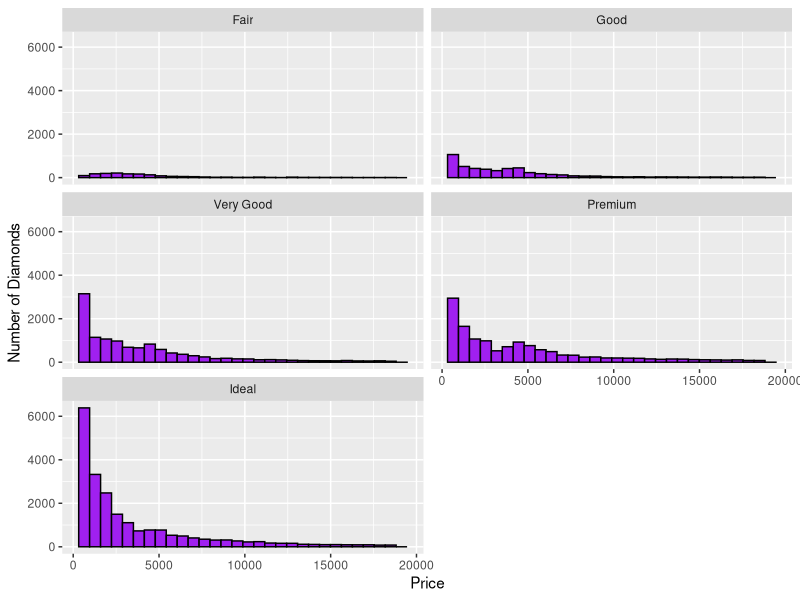
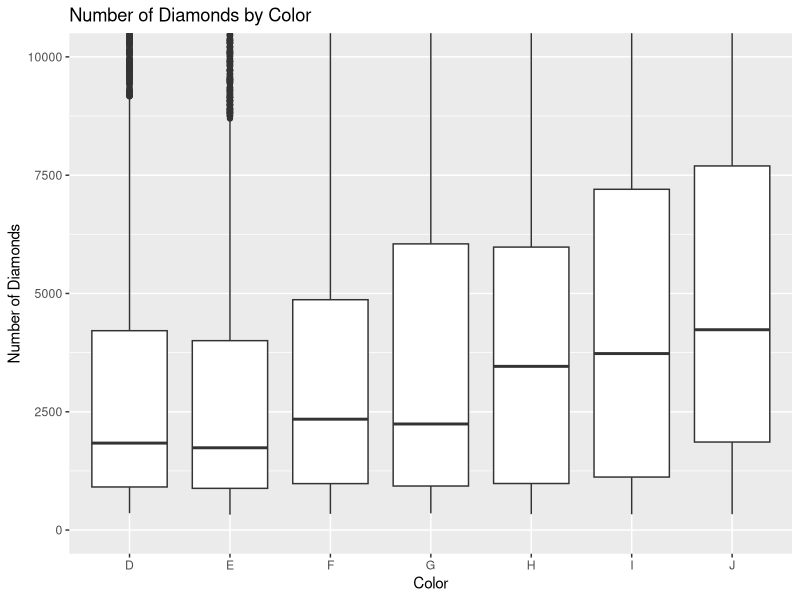
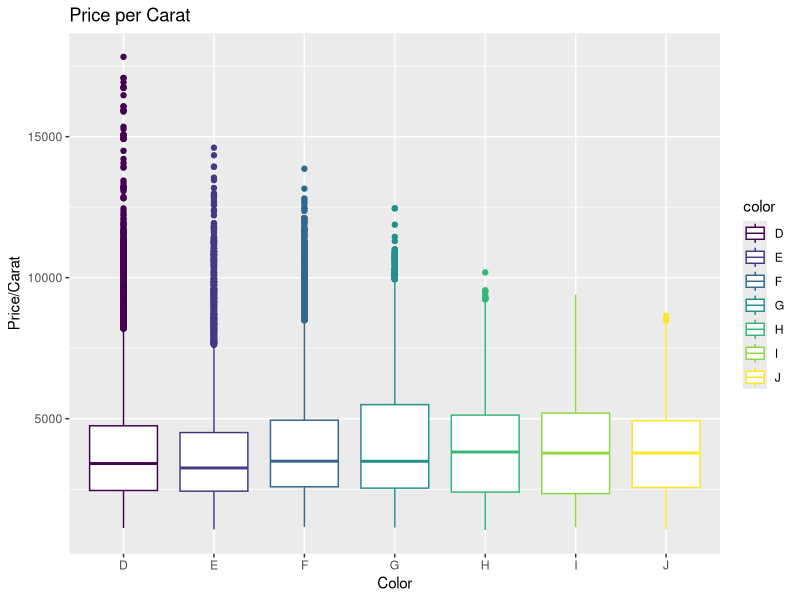
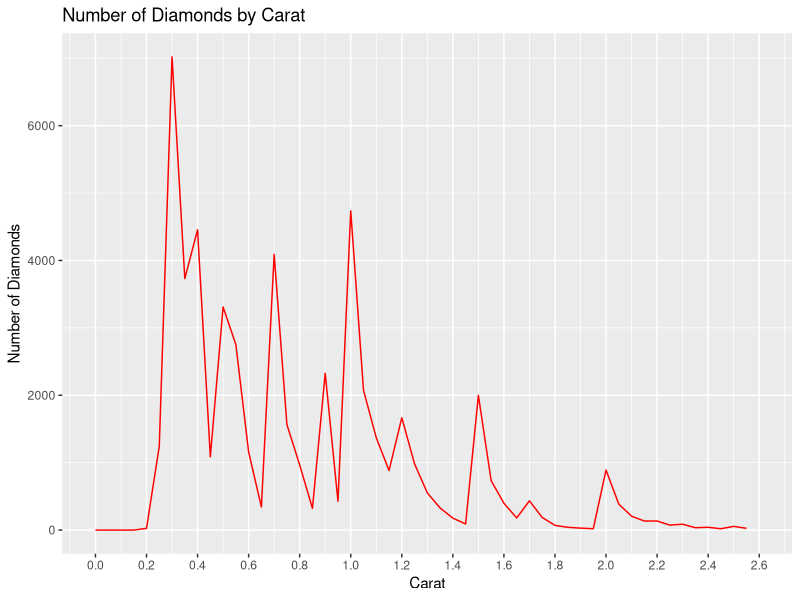
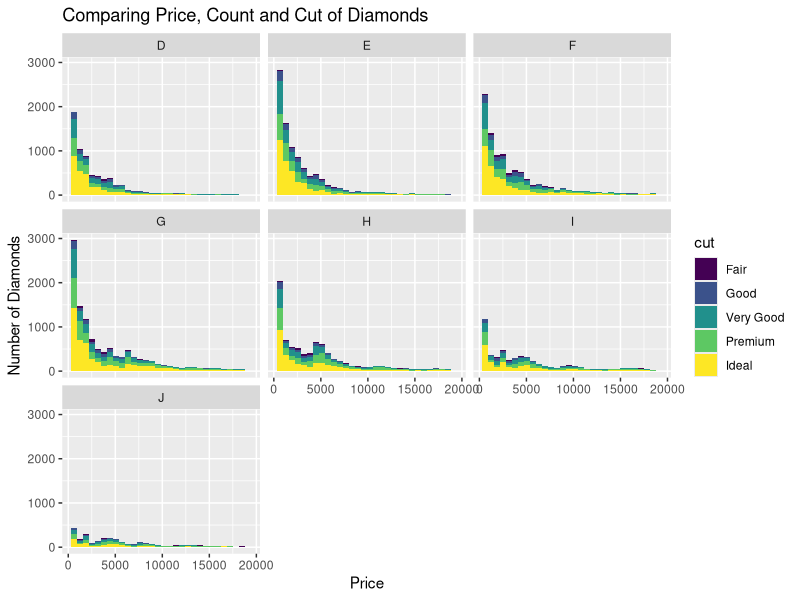
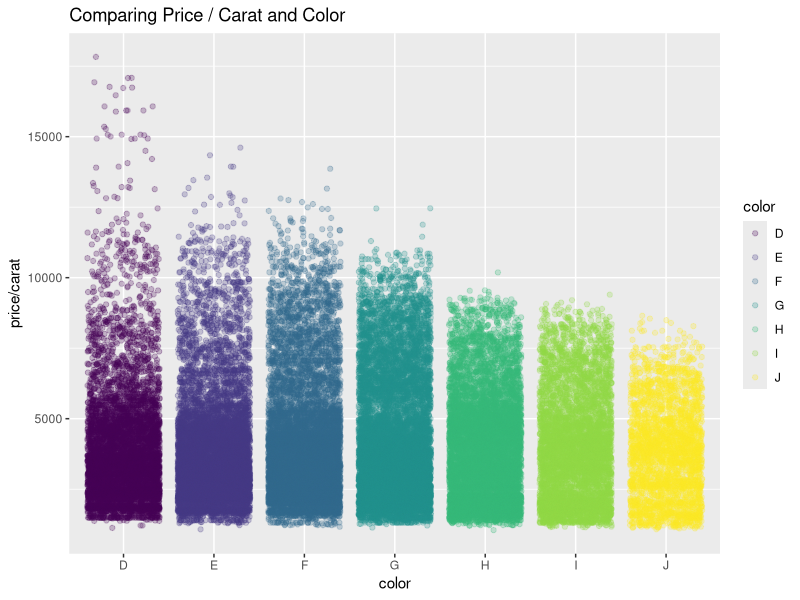

The R script that drew these images, in order: (Note: this script raises an error after producing the figures.)
library(ggplot2)
data("diamonds")
summary(diamonds)
# dividing the plot by the cut
qplot(x = price, data = diamonds, fill = I('purple'), color = I('black')) +
  facet_wrap(~cut, ncol = 2)+
  ylab('Number of Diamonds')+
  xlab('Price')

#Colour -v- No of Diamonds (Boxplot)
qplot(x = color, data = diamonds, y = price, geom = 'boxplot') +
  coord_cartesian(ylim = c(0, 10000))+
  ylab('Number of Diamonds')+
  xlab('Color')+
  ggtitle('Number of Diamonds by Color')

# Price per Carat
qplot(x = color, y = price/carat, data = diamonds, geom = 'boxplot', colour = color)+
  ylab('Price/Carat')+
  xlab('Color')+
  ggtitle('Price per Carat')

#Carat vs Number of Diamonds
qplot(x = carat, data = diamonds, geom = 'freqpoly', binwidth = 0.05, color = I('red')) +
  scale_x_continuous(limits = c(0,2.6), breaks = seq(0,2.6,0.20))+
  ylab('Number of Diamonds')+
  xlab('Carat')+
  ggtitle('Number of Diamonds by Carat')

# compare - Price, Count and Cut
qplot(x = price, data = diamonds, fill = cut)+
  facet_wrap(~color)+
  xlab('Price')+
  ylab('Number of Diamonds')+
  ggtitle('Comparing Price, Count and Cut of Diamonds')

# Jitter plot with colours - price/carat and color
qplot(color, price/carat, data = diamonds, geom = "jitter", alpha = I(0.25), 
      colour = color)+ggtitle('Comparing Price / Carat and Color')

# Price vs Carat and Clarity
cuberoot_trans = function() trans_new('cuberoot', transform = function(x) x^(1/3),
                                      inverse = function(x) x^3)
ggplot(aes(x = carat, y = price, color = clarity), data = diamonds) + 
  geom_point(alpha = 0.5, size = 1, position = 'jitter') +
  scale_color_brewer(type = 'div',
                     guide = guide_legend(title = 'Clarity', reverse = T,
                                          override.aes = list(alpha = 1, size = 2))) +  
  scale_x_continuous(trans = cuberoot_trans(), limits = c(0.2, 3),
                     breaks = c(0.2, 0.5, 1, 2, 3)) + 
  scale_y_continuous(trans = log10_trans(), limits = c(350, 15000),
                     breaks = c(350, 1000, 5000, 10000, 15000)) +
  ggtitle('Price (log10) by Cube-Root of Carat and Clarity')





